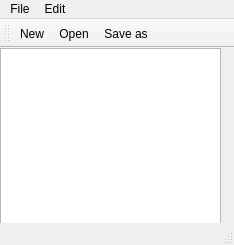
<?xml version="1.0" encoding="UTF-8"?>
<ui version="4.0">
 <class>MainWindow</class>
 <widget class="QMainWindow" name="MainWindow">
  <property name="geometry">
   <rect>
    <x>0</x>
    <y>0</y>
    <width>234</width>
    <height>245</height>
   </rect>
  </property>
  <property name="windowTitle">
   <string>MainWindow</string>
  </property>
  <widget class="QWidget" name="centralwidget">
   <widget class="QWidget" name="verticalLayoutWidget">
    <property name="geometry">
     <rect>
      <x>10</x>
      <y>0</y>
      <width>211</width>
      <height>181</height>
     </rect>
    </property>
    <layout class="QVBoxLayout" name="verticalLayout"/>
   </widget>
   <widget class="QTextEdit" name="textEdit">
    <property name="geometry">
     <rect>
      <x>0</x>
      <y>0</y>
      <width>221</width>
      <height>181</height>
     </rect>
    </property>
   </widget>
  </widget>
  <widget class="QMenuBar" name="menubar">
   <property name="geometry">
    <rect>
     <x>0</x>
     <y>0</y>
     <width>234</width>
     <height>24</height>
    </rect>
   </property>
   <widget class="QMenu" name="menuFile">
    <property name="title">
     <string>File</string>
    </property>
    <addaction name="actionNew"/>
    <addaction name="actionOpen"/>
    <addaction name="actionSave"/>
    <addaction name="actionPrint"/>
    <addaction name="actionExit"/>
   </widget>
   <widget class="QMenu" name="menuEdit">
    <property name="title">
     <string>Edit</string>
    </property>
    <addaction name="actionCopy"/>
    <addaction name="actionPaste"/>
    <addaction name="actionCut"/>
    <addaction name="actionUndo"/>
    <addaction name="actionRedo"/>
   </widget>
   <addaction name="menuFile"/>
   <addaction name="menuEdit"/>
  </widget>
  <widget class="QStatusBar" name="statusbar"/>
  <widget class="QToolBar" name="toolBar">
   <property name="windowTitle">
    <string>toolBar</string>
   </property>
   <attribute name="toolBarArea">
    <enum>TopToolBarArea</enum>
   </attribute>
   <attribute name="toolBarBreak">
    <bool>false</bool>
   </attribute>
   <addaction name="actionNew"/>
   <addaction name="actionOpen"/>
   <addaction name="actionSave"/>
  </widget>
  <action name="actionNew">
   <property name="icon">
    <iconset resource="Resources.qrc">
     <normaloff>:/images/New.bmp</normaloff>:/images/New.bmp</iconset>
   </property>
   <property name="text">
    <string>New</string>
   </property>
  </action>
  <action name="actionOpen">
   <property name="icon">
    <iconset resource="Resources.qrc">
     <normaloff>:/images/Open.bmp</normaloff>:/images/Open.bmp</iconset>
   </property>
   <property name="text">
    <string>Open</string>
   </property>
  </action>
  <action name="actionSave">
   <property name="icon">
    <iconset resource="Resources.qrc">
     <normaloff>:/images/Save.bmp</normaloff>:/images/Save.bmp</iconset>
   </property>
   <property name="text">
    <string>Save as</string>
   </property>
  </action>
  <action name="actionPrint">
   <property name="text">
    <string>Print</string>
   </property>
  </action>
  <action name="actionExit">
   <property name="text">
    <string>Exit</string>
   </property>
  </action>
  <action name="actionCopy">
   <property name="icon">
    <iconset resource="Resources.qrc">
     <normaloff>:/images/Copy.bmp</normaloff>:/images/Copy.bmp</iconset>
   </property>
   <property name="text">
    <string>Copy</string>
   </property>
  </action>
  <action name="actionPaste">
   <property name="icon">
    <iconset resource="Resources.qrc">
     <normaloff>:/images/Paste.bmp</normaloff>:/images/Paste.bmp</iconset>
   </property>
   <property name="text">
    <string>Paste</string>
   </property>
  </action>
  <action name="actionCut">
   <property name="icon">
    <iconset resource="Resources.qrc">
     <normaloff>:/images/Cut.bmp</normaloff>:/images/Cut.bmp</iconset>
   </property>
   <property name="text">
    <string>Cut</string>
   </property>
  </action>
  <action name="actionUndo">
   <property name="text">
    <string>Undo</string>
   </property>
  </action>
  <action name="actionRedo">
   <property name="text">
    <string>Redo</string>
   </property>
  </action>
 </widget>
 <resources>
  <include location="Resources.qrc"/>
 </resources>
 <connections/>
</ui>
